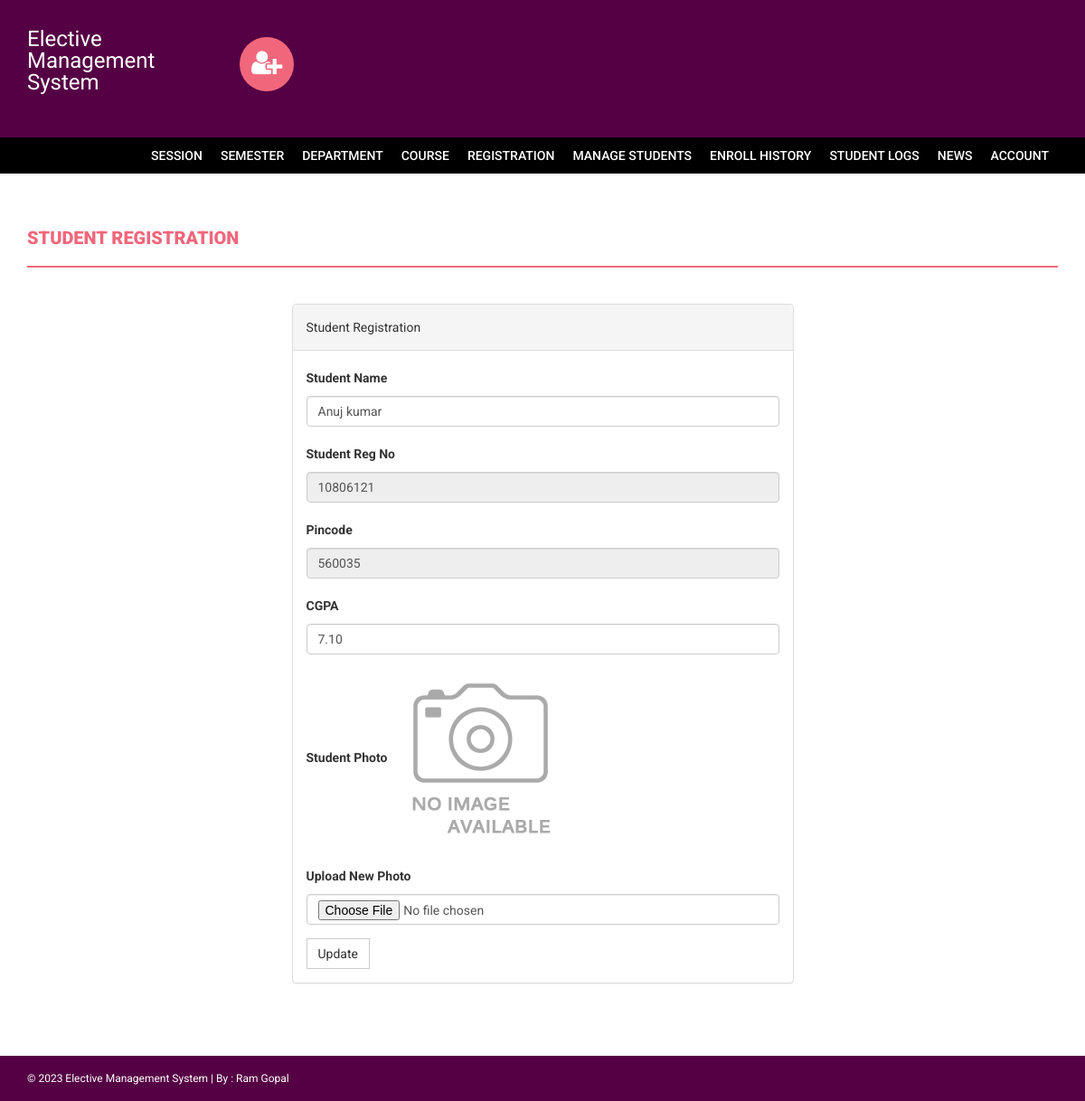
Screenshot of /s/admin/edit-student-profile.php?id=10806121 (signed in) with the database file from the repository.
### tables this page shows
CREATE TABLE `students` (
  `StudentRegno` varchar(255) NOT NULL,
  `studentPhoto` varchar(255) DEFAULT NULL,
  `password` varchar(255) DEFAULT NULL,
  `studentName` varchar(255) DEFAULT NULL,
  `pincode` varchar(255) DEFAULT NULL,
  `session` varchar(255) DEFAULT NULL,
  `department` varchar(255) DEFAULT NULL,
  `semester` varchar(255) DEFAULT NULL,
  `cgpa` decimal(10,2) DEFAULT NULL,
  `creationdate` timestamp NULL DEFAULT current_timestamp(),
  `updationDate` varchar(255) DEFAULT NULL,
  `mail` varchar(255) DEFAULT NULL,
  `phnumber` varchar(20) DEFAULT NULL
);

### s/admin/edit-student-profile.php (the view, shortened to what this page needs)
<?php
if(strlen($_SESSION['alogin'])==0)
    {
header('location:index.php');
}
else{
?>
<!DOCTYPE html>
<html xmlns="http://www.w3.org/1999/xhtml">
<head>
    <link href="../assets/css/bootstrap.css" rel="stylesheet" />
    <link href="../assets/css/font-awesome.css" rel="stylesheet" />
    <link href="../assets/css/style.css" rel="stylesheet" />
</head>
<body>
<?php include('includes/header.php');?>
<?php if($_SESSION['alogin']!="")
{
 include('includes/menubar.php');
}
 ?>
    <div class="content-wrapper">
        <div class="container">
              <div class="row">
                    <div class="col-md-12">
                        <h1 class="page-head-line">Student Registration  </h1>
                    </div>
                </div>
                <div class="row" >
                  <div class="col-md-3"></div>
                    <div class="col-md-6">
                        <div class="panel panel-default">
                        <div class="panel-heading">
                          Student Registration
                        </div>
<?php
$regid=intval($_GET['id']);
$sql=mysqli_query($con,"select * from students where StudentRegno='$regid'");
while($row=mysqli_fetch_array($sql))
{ ?>
                        <div class="panel-body">
                       <form name="dept" method="post" enctype="multipart/form-data">
   <div class="form-group">
    <label for="studentname">Student Name  </label>
    <input type="text" class="form-control" id="studentname" name="studentname" value="<?php echo htmlentities($row['studentName']);?>"  />
  </div>
 <div class="form-group">
    <label for="studentregno">Student Reg No   </label>
    <input type="text" class="form-control" id="studentregno" name="studentregno" value="<?php echo htmlentities($row['StudentRegno']);?>"  placeholder="Student Reg no" readonly />
  </div>
<div class="form-group">
    <label for="Pincode">Pincode  </label>
    <input type="text" class="form-control" id="Pincode" name="Pincode" readonly value="<?php echo htmlentities($row['pincode']);?>" required />
  </div>
<div class="form-group">
    <label for="CGPA">CGPA  </label>
    <input type="text" class="form-control" id="cgpa" name="cgpa"  value="<?php echo htmlentities($row['cgpa']);?>" required />
  </div>
<div class="form-group">
    <label for="studentphoto">Student Photo  </label>
   <?php if($row['studentPhoto']==""){ ?>
   <img src="../studentphoto/noimage.png" width="200" height="200"><?php } else {?>
   <img src="../studentphoto/<?php echo htmlentities($row['studentPhoto']);?>" width="200" height="200">
   <?php } ?>
  </div>
<div class="form-group">
    <label for="studentphoto">Upload New Photo  </label>
    <input type="file" class="form-control" id="photo" name="photo"  value="<?php echo htmlentities($row['studentPhoto']);?>" />
  </div>
  <?php } ?>
 <button type="submit" name="submit" id="submit" class="btn btn-default">Update</button>
</form>
                            </div>
                            </div>
                    </div>
                </div>
            </div>
        </div>
  <?php include('includes/footer.php');?>
</body>
</html>
<?php } ?>

### s/assets/css/style.css (style rules this page uses)
body { font-family: 'Roboto', sans-serif; line-height: 30px; }
.content-wrapper { margin-top: 40px; min-height: 600px; padding-bottom: 60px; }
.page-head-line { font-weight: 900; padding-bottom: 20px; border-bottom: 2px solid #F0677C; text-transform: uppercase; color: #F0677C; font-size: 20px; margin-bottom: 40px; }
.btn { border-radius: 0px; -webkit-border-radius: 0px; -moz-border-radius: 0px; }

### rows the page displays
students: studentname "Anuj kumar", studentregno "10806121", Pincode "560035", cgpa "7.10"
